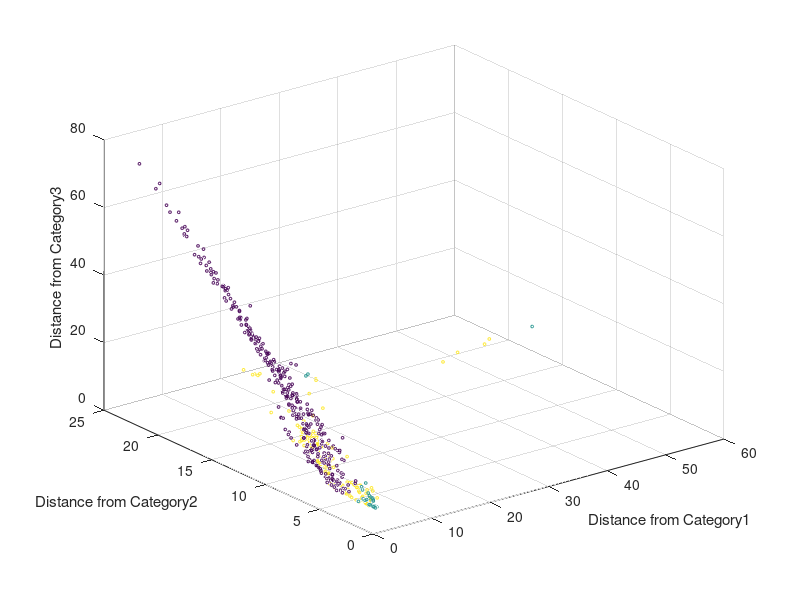

MATLAB code to generate this figure:
% res = kmeans(num(:,23),3);
% 
% 
% %disp('kmeans')
% 
% score = 0;
% for m = 1:x
%    if res(m) == num(m,23)
%       score = score+1; 
%    end
% end
% 
% acc = score/x
tic
clear
load('heartdata75.mat');
[x,y] = size(data_train);

%% Get cluster locations and SDevs for the 3 clusters
cluster_mean = zeros(3,y);
cluster_sd = zeros(3,y);

for m = 1:y
    cluster_mean(1,m) = mean(num(i1train,m));
    cluster_mean(2,m) = mean(num(i2train,m));
    cluster_mean(3,m) = mean(num(i3train,m));
    
    cluster_sd(1,m) = std(num(i1train,m));
    cluster_sd(2,m) = std(num(i2train,m));
    cluster_sd(3,m) = std(num(i3train,m));

end

%% Get distance metric for each point
[xt,yt] = size(data_test);
dist_metric = zeros(xt,4);

for n = 1:xt
    
    diff1 = data_test(n,1:21) - cluster_mean(1,:);
    z1 = diff1./cluster_sd(1,:);
    dist_metric(n,1) = norm(z1);
    
    diff2 = data_test(n,1:21) - cluster_mean(2,:);
    z2 = diff2./cluster_sd(2,:);
    z2(6) = 0.0;
    dist_metric(n,2) = norm(z2);
    
    diff3 = data_test(n,1:21) - cluster_mean(3,:);
    z3 = diff3./cluster_sd(3,:);
    dist_metric(n,3) = norm(z3);
    
    minidx = find(dist_metric(n,1:3)== min(dist_metric(n,1:3)));
    dist_metric(n,4) = minidx;
end

%% Plot cloud cluster

scatter3(dist_metric(:,1),dist_metric(:,2),dist_metric(:,3),4,dist_metric(:,4));
xlabel('Distance from Category1');
ylabel('Distance from Category2');
zlabel('Distance from Category3');


%% Measure accuracy

correct_idx = find(dist_metric(:,4) == data_test(:,23));
size(correct_idx);


